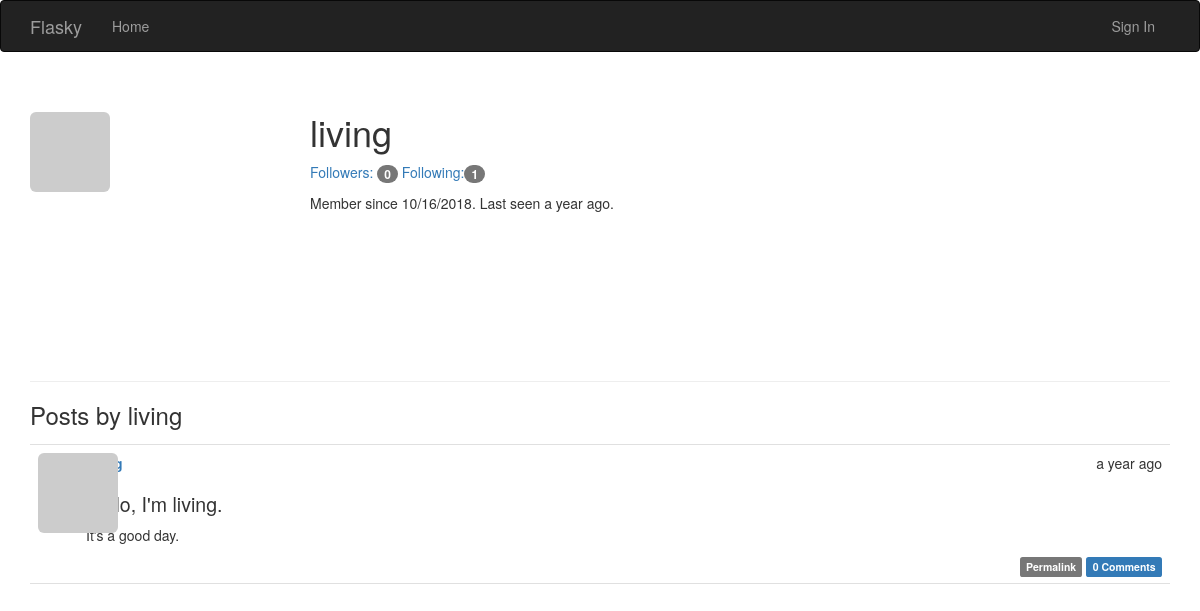
The page /user/living on the database as committed earlier.
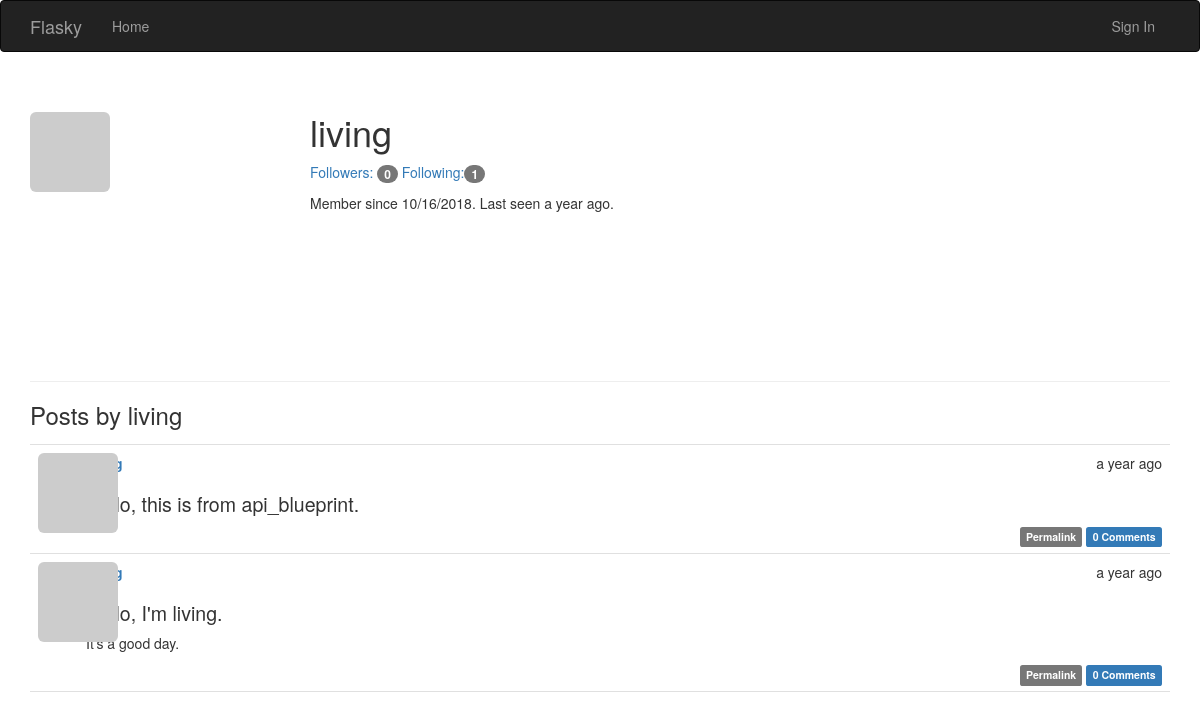
The same page on the database as committed later.
### app/models.py (models this page shows, shortened)
class Post(db.Model):
    __tablename__ = "posts"
    id = db.Column(db.Integer, primary_key=True)
    body = db.Column(db.Text)
    body_html = db.Column(db.Text)
    timestamp = db.Column(db.DateTime, index=True, default=datetime.utcnow)
    author_id = db.Column(db.Integer, db.ForeignKey('users.id'))
    comments = db.relationship('Comment', backref='post', lazy='dynamic')
    '''@staticmethod
    def generate_fake(count=100):
        from random import seed, randint
        import forgery_py

        seed()
        user_count = User.query.count()
        for i in range(count):
            u = User.query.offset(randint(0, user_count - 1)).first()
            p = Post(body=forgery_py.lorem_ipsum.sentences(randint(1, 3)),
                timestamp=forgery_py.date.date(True),
                author=u)
            db.session.add(p)
            db.session.commit()'''

### app/main/views.py (the view)
@main.route('/user/<username>')
def user(username):
    user = User.query.filter_by(username=username).first()
    if user is None:
        abort(404)
    posts = user.posts.order_by(Post.timestamp.desc()).all()
    return render_template('user.html', user=user, posts=posts)

### app/auth/views.py (called while the page is built)
@auth.before_app_request
def before_request():
    if current_user.is_authenticated:
        current_user.ping()
        if not current_user.confirmed and request.endpoint[:5] != 'auth.':
            return redirect(url_for('auth.unconfirmed'))

### app/main/__init__.py (called while the page is built)
@main.app_context_processor
def inject_permissions():
    return dict(Permission=Permission)  #返回一个字典

### app/main/views.py (called while the page is built)
@main.after_app_request
def after_request(response):
    for query in get_debug_queries():
        if query.duration >= current_app.config['FLASKY_SLOW_DB_QUERY_TIME']:
            current_app.logger.warning(
                'Slow query: %s\nParameters: %s\nDuration: %fs\nContext: %s\n' %
                (query.statement, query.parameters, query.duration, query.context))
    return response

### app/models.py (called while the page is built)
    def gravatar(self, size=100, default='identicon', rating='g'):
        url = 'https://secure.gravatar.com/avatar'
        hash = self.avatar_hash or self.gravatar_hash()
        return '{url}/{hash}?s={size}&d={default}&r={rating}'.format(url=url, hash=hash, size=size, default=default, rating=rating)

    def can(self, permissions):
        return False

    def is_administrator(self):
        return False

### app/templates/user.html (shortened to what this page needs)
{% extends "base.html" %}
{% block page_content %}
<div class="page-header">
<img class="img-rounded profile-thumbnail" src="{{user.gravatar(size=256)}}">
<div class="profile-header">
<h1>{{ user.username }}</h1>
<p>
<a href="{{url_for('.followers', username=user.username)}}">Followers: <span class="badge">{{user.followers.count()-1}}
</span></a>
<a href="{{url_for('.followed_by', username=user.username)}}">Following:<span class="badge">
{{user.followed.count()-1}}</span></a>
</p>
<p>Member since {{moment(user.member_since).format('L')}}.
Last seen {{moment(user.last_seen).fromNow()}}.</p>
</div>
</div>
<h3>Posts by {{user.username}}</h3>
{% include '_posts.html' %}
{% endblock %}

### app/templates/_posts.html (shortened to what this page needs)
<ul class="posts">
{% for post in posts %}
<li class="post">
<div class="post-thumbnail">
<a href="{{url_for('.user', username=post.author.username)}}"><img class="img-rounded profile-thumbnail"
    src="{{post.author.gravatar(size=40)}}"></a>
</div>
<div class="post-content">
<div class="post-date">{{moment(post.timestamp).fromNow()}}</div>
<div class="post-author">
<a href="{{url_for('.user', username=post.author.username)}}">{{post.author.username}}</a>
</div>
<div class="post-body">
{% if post.body_html %}
{{post.body_html | safe}}
{% else %}
{{post.body}}
{% endif %}
</div>
<div class="post-footer">
<a href="{{url_for('.post', id=post.id)}}">
<span class="label label-default">Permalink</span>
</a>
<a href="{{url_for('.post', id=post.id)}}#comments"><span class="label label-primary">
{{post.comments.count()}} Comments</span>
</a>
</div>
</div>
</li>
{% endfor %}
</ul>

Rows that differ between the two databases and show on the page:
added Post: timestamp "a year ago", body_html "Hello, this is from api_blueprint.", comments.count "0"
